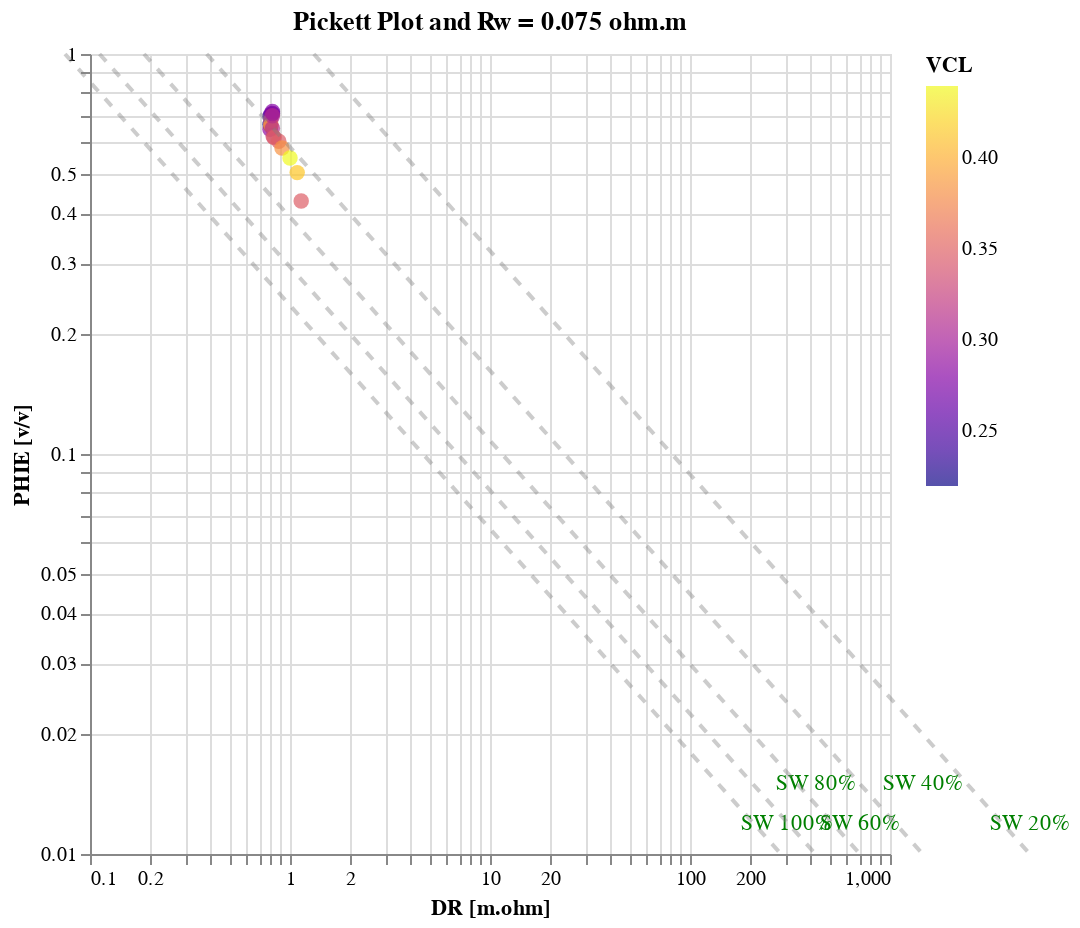

This figure's notebook cell:
### Code cell
# pickett_plot(
#     calculation_data,
#     depth_start=4320,
#     depth_end=4350,
#     vcl_limit=0.5,
#     a=a,
#     rwa=rw_input,
#     m=m,
#     n=n,
#     z="VCL",
# )

pickett_plot(
    calculation_data_copy,
    depth_start=4185,
    depth_end=4194,
    x_range=[0.1, 1000],
    y_range=[0.01, 1],
    vcl_limit=0.5,
    a=a,
    rwa=rw_input,
    m=m,
    n=n,
    z="VCL",
)

### Figure 1 — Vega-Lite specification as saved in the notebook (floating-point values rounded to 4 significant figures)
{"config": {"view": {"continuousWidth": 300, "continuousHeight": 300}}, "layer": [{"data": {"name": "data-1bf186f8b07c386c2c4e325937b0a007"}, "mark": {"type": "circle", "size": 60}, "encoding": {"color": {"field": "VCL", "scale": {"scheme": "plasma"}, "title": "VCL", "type": "quantitative"}, "tooltip": [{"field": "DEPT", "type": "quantitative"}, {"field": "DR", "type": "quantitative"}, {"field": "PHIE", "type": "quantitative"}, {"field": "VCL", "type": "quantitative"}], "x": {"field": "DR", "scale": {"domain": [0.1, 1000], "type": "log"}, "title": "DR [m.ohm]", "type": "quantitative"}, "y": {"field": "PHIE", "scale": {"domain": [0.01, 1], "type": "log"}, "title": "PHIE [v/v]", "type": "quantitative"}}, "title": "Pickett Plot and Rw = 0.075 ohm.m"}, {"layer": [{"layer": [{"data": {"name": "data-92cb0df78031b4e10e64a1ac1b6b095d"}, "mark": {"type": "line", "opacity": 0.4}, "encoding": {"color": {"value": "grey"}, "strokeDash": {"value": [5, 5]}, "x": {"field": "DR", "type": "quantitative"}, "y": {"field": "PHIE", "type": "quantitative"}}, "title": "SW 100%", "transform": [{"calculate": "'SW 100%'", "as": "SW_label"}]}, {"data": {"name": "data-47e278f397bf2f2fd8cb49e7d63be60e"}, "mark": {"type": "text", "align": "left", "baseline": "middle", "dx": -20, "dy": -15}, "encoding": {"color": {"value": "green"}, "text": {"value": "SW 100%"}, "x": {"field": "DR", "type": "quantitative"}, "y": {"field": "PHIE", "type": "quantitative"}}}]}, {"layer": [{"data": {"name": "data-219299dda8809f1c093a78c712fa7387"}, "mark": {"type": "line", "opacity": 0.4}, "encoding": {"color": {"value": "grey"}, "strokeDash": {"value": [5, 5]}, "x": {"field": "DR", "type": "quantitative"}, "y": {"field": "PHIE", "type": "quantitative"}}, "title": "SW 80%", "transform": [{"calculate": "'SW 80%'", "as": "SW_label"}]}, {"data": {"name": "data-a3217996a9fc725766cc61aedb67e2ba"}, "mark": {"type": "text", "align": "left", "baseline": "middle", "dx": -20, "dy": -35}, "encoding": {"color": {"value": "green"}, "text": {"value": "SW 80%"}, "x": {"field": "DR", "type": "quantitative"}, "y": {"field": "PHIE", "type": "quantitative"}}}]}, {"layer": [{"data": {"name": "data-b0bc9ce3adf99b7c898d00608ec46b16"}, "mark": {"type": "line", "opacity": 0.4}, "encoding": {"color": {"value": "grey"}, "strokeDash": {"value": [5, 5]}, "x": {"field": "DR", "type": "quantitative"}, "y": {"field": "PHIE", "type": "quantitative"}}, "title": "SW 60%", "transform": [{"calculate": "'SW 60%'", "as": "SW_label"}]}, {"data": {"name": "data-2c68b62eeae03be2a08135dfd5b43108"}, "mark": {"type": "text", "align": "left", "baseline": "middle", "dx": -20, "dy": -15}, "encoding": {"color": {"value": "green"}, "text": {"value": "SW 60%"}, "x": {"field": "DR", "type": "quantitative"}, "y": {"field": "PHIE", "type": "quantitative"}}}]}, {"layer": [{"data": {"name": "data-1ee2946b48d2876cf4c52066f614b06d"}, "mark": {"type": "line", "opacity": 0.4}, "encoding": {"color": {"value": "grey"}, "strokeDash": {"value": [5, 5]}, "x": {"field": "DR", "type": "quantitative"}, "y": {"field": "PHIE", "type": "quantitative"}}, "title": "SW 40%", "transform": [{"calculate": "'SW 40%'", "as": "SW_label"}]}, {"data": {"name": "data-8f3e0723ecf572f2e912ce7e6b927fd3"}, "mark": {"type": "text", "align": "left", "baseline": "middle", "dx": -20, "dy": -35}, "encoding": {"color": {"value": "green"}, "text": {"value": "SW 40%"}, "x": {"field": "DR", "type": "quantitative"}, "y": {"field": "PHIE", "type": "quantitative"}}}]}, {"layer": [{"data": {"name": "data-7ba1b9b69db07058f66326a13e45e352"}, "mark": {"type": "line", "opacity": 0.4}, "encoding": {"color": {"value": "grey"}, "strokeDash": {"value": [5, 5]}, "x": {"field": "DR", "type": "quantitative"}, "y": {"field": "PHIE", "type": "quantitative"}}, "title": "SW 20%", "transform": [{"calculate": "'SW 20%'", "as": "SW_label"}]}, {"data": {"name": "data-19121364eada03141601f83c0e52b218"}, "mark": {"type": "text", "align": "left", "baseline": "middle", "dx": -20, "dy": -15}, "encoding": {"color": {"value": "green"}, "text": {"value": "SW 20%"}, "x": {"field": "DR", "type": "quantitative"}, "y": {"field": "PHIE", "type": "quantitative"}}}]}]}], "height": 400, "width": 400, "$schema": "https://vega.github.io/schema/vega-lite/v5.20.1.json", "datasets": {"data-1bf186f8b07c386c2c4e325937b0a007": [{"WELL": "LLA-2", "DEPT": 4185.0, "CALI": 14.6, "DRHO": 0.03407, "DT_MAA": 104.2, "GR": 69.0, "SR": 0.7311, "NPHI": 0.4124, "RHOB_CORR": 2.185, "DR": 0.7943, "RHOB": 2.185, "VSH": 0.898, "RW": 0.09971, "hydrocarbon_formation_class": 1, "NPHI_corr": 0.4124, "VCLGR": 0.5171, "VCLRT": 0.8174, "VCLND": 0.2857, "VCL": 0.2857, "PHID": 0.1823, "PHIDshc": 0.1733, "PHI_SIMANDOUX": 0.6479, "PHIN": 0.004124, "PHINshc": -0.1244, "PHIxND": 0.02443, "PHIE": 0.6479}, {"WELL": "LLA-2", "DEPT": 4186.0, "CALI": 14.45, "DRHO": 0.02505, "DT_MAA": 106.0, "GR": 70.1, "SR": 0.7311, "NPHI": 0.398, "RHOB_CORR": 2.177, "DR": 0.7943, "RHOB": 2.177, "VSH": 0.9236, "RW": 0.0997, "hydrocarbon_formation_class": 1, "NPHI_corr": 0.398, "VCLGR": 0.5433, "VCLRT": 0.8174, "VCLND": 0.2198, "VCL": 0.2198, "PHID": 0.1855, "PHIDshc": 0.1786, "PHI_SIMANDOUX": 0.6661, "PHIN": 0.00398, "PHINshc": -0.09494, "PHIxND": 0.04181, "PHIE": 0.6661}, {"WELL": "LLA-2", "DEPT": 4186.0, "CALI": 14.8, "DRHO": 0.03206, "DT_MAA": 109.3, "GR": 72.1, "SR": 0.7379, "NPHI": 0.3969, "RHOB_CORR": 2.19, "DR": 0.7943, "RHOB": 2.19, "VSH": 0.9702, "RW": 0.0997, "hydrocarbon_formation_class": 1, "NPHI_corr": 0.3969, "VCLGR": 0.5931, "VCLRT": 0.8174, "VCLND": 0.2395, "VCL": 0.2395, "PHID": 0.1803, "PHIDshc": 0.1728, "PHI_SIMANDOUX": 0.6978, "PHIN": 0.003969, "PHINshc": -0.1038, "PHIxND": 0.03449, "PHIE": 0.6978}, {"WELL": "LLA-2", "DEPT": 4186.0, "CALI": 16.35, "DRHO": 0.03006, "DT_MAA": 106.1, "GR": 72.6, "SR": 0.7311, "NPHI": 0.4015, "RHOB_CORR": 2.193, "DR": 0.8017, "RHOB": 2.193, "VSH": 0.9819, "RW": 0.09969, "hydrocarbon_formation_class": 1, "NPHI_corr": 0.4015, "VCLGR": 0.606, "VCLRT": 0.8048, "VCLND": 0.2612, "VCL": 0.2612, "PHID": 0.1791, "PHIDshc": 0.1709, "PHI_SIMANDOUX": 0.7058, "PHIN": 0.004015, "PHINshc": -0.1135, "PHIxND": 0.02868, "PHIE": 0.7058}, {"WELL": "LLA-2", "DEPT": 4187.0, "CALI": 16.85, "DRHO": 0.03808, "DT_MAA": 104.8, "GR": 71.2, "SR": 0.7244, "NPHI": 0.415, "RHOB_CORR": 2.2, "DR": 0.8017, "RHOB": 2.2, "VSH": 0.9492, "RW": 0.09969, "hydrocarbon_formation_class": 1, "NPHI_corr": 0.415, "VCLGR": 0.5703, "VCLRT": 0.8048, "VCLND": 0.3221, "VCL": 0.3221, "PHID": 0.1763, "PHIDshc": 0.1662, "PHI_SIMANDOUX": 0.6827, "PHIN": 0.00415, "PHINshc": -0.1408, "PHIxND": 0.0127, "PHIE": 0.6827}, {"WELL": "LLA-2", "DEPT": 4188.0, "CALI": 14.8, "DRHO": 0.04008, "DT_MAA": 102.6, "GR": 69.9, "SR": 0.7311, "NPHI": 0.425, "RHOB_CORR": 2.193, "DR": 0.8017, "RHOB": 2.193, "VSH": 0.9189, "RW": 0.09968, "hydrocarbon_formation_class": 1, "NPHI_corr": 0.425, "VCLGR": 0.5385, "VCLRT": 0.8048, "VCLND": 0.3452, "VCL": 0.3452, "PHID": 0.1791, "PHIDshc": 0.1683, "PHI_SIMANDOUX": 0.662, "PHIN": 0.00425, "PHINshc": -0.1511, "PHIxND": 0.008594, "PHIE": 0.662}, {"WELL": "LLA-2", "DEPT": 4188.0, "CALI": 12.4, "DRHO": 0.0481, "DT_MAA": 97.78, "GR": 70.1, "SR": 0.7379, "NPHI": 0.4325, "RHOB_CORR": 2.202, "DR": 0.8017, "RHOB": 2.202, "VSH": 0.9236, "RW": 0.09968, "hydrocarbon_formation_class": 1, "NPHI_corr": 0.4325, "VCLGR": 0.5433, "VCLRT": 0.8048, "VCLND": 0.3882, "VCL": 0.3882, "PHID": 0.1755, "PHIDshc": 0.1634, "PHI_SIMANDOUX": 0.6648, "PHIN": 0.004325, "PHINshc": -0.1704, "PHIxND": -0.003511, "PHIE": 0.6648}, {"WELL": "LLA-2", "DEPT": 4188.0, "CALI": 12.4, "DRHO": 0.02204, "DT_MAA": 99.38, "GR": 72.7, "SR": 0.7447, "NPHI": 0.4252, "RHOB_CORR": 2.188, "DR": 0.8166, "RHOB": 2.188, "VSH": 0.9842, "RW": 0.09967, "hydrocarbon_formation_class": 1, "NPHI_corr": 0.4252, "VCLGR": 0.6086, "VCLRT": 0.7803, "VCLND": 0.3368, "VCL": 0.3368, "PHID": 0.1811, "PHIDshc": 0.1705, "PHI_SIMANDOUX": 0.7076, "PHIN": 0.004252, "PHINshc": -0.1473, "PHIxND": 0.01162, "PHIE": 0.7076}, {"WELL": "LLA-2", "DEPT": 4189.0, "CALI": 12.5, "DRHO": 0.02705, "DT_MAA": 93.73, "GR": 72.8, "SR": 0.7516, "NPHI": 0.4069, "RHOB_CORR": 2.181, "DR": 0.8166, "RHOB": 2.181, "VSH": 0.9865, "RW": 0.09967, "hydrocarbon_formation_class": 1, "NPHI_corr": 0.4069, "VCLGR": 0.6112, "VCLRT": 0.7803, "VCLND": 0.2589, "VCL": 0.2589, "PHID": 0.1838, "PHIDshc": 0.1757, "PHI_SIMANDOUX": 0.7096, "PHIN": 0.004069, "PHINshc": -0.1124, "PHIxND": 0.03164, "PHIE": 0.7096}, {"WELL": "LLA-2", "DEPT": 4190.0, "CALI": 12.5, "DRHO": 0.03507, "DT_MAA": 90.82, "GR": 73.4, "SR": 0.7516, "NPHI": 0.4071, "RHOB_CORR": 2.192, "DR": 0.8166, "RHOB": 2.192, "VSH": 1.0, "RW": 0.09966, "hydrocarbon_formation_class": 1, "NPHI_corr": 0.4071, "VCLGR": 0.627, "VCLRT": 0.7803, "VCLND": 0.2795, "VCL": 0.2795, "PHID": 0.1795, "PHIDshc": 0.1707, "PHI_SIMANDOUX": 0.7184, "PHIN": 0.004071, "PHINshc": -0.1217, "PHIxND": 0.02452, "PHIE": 0.7184}, {"WELL": "LLA-2", "DEPT": 4190.0, "CALI": 12.5, "DRHO": 0.02705, "DT_MAA": 86.44, "GR": 72.3, "SR": 0.7447, "NPHI": 0.4121, "RHOB_CORR": 2.198, "DR": 0.8166, "RHOB": 2.198, "VSH": 0.9749, "RW": 0.09966, "hydrocarbon_formation_class": 1, "NPHI_corr": 0.4121, "VCLGR": 0.5982, "VCLRT": 0.7803, "VCLND": 0.308, "VCL": 0.308, "PHID": 0.1771, "PHIDshc": 0.1675, "PHI_SIMANDOUX": 0.7006, "PHIN": 0.004121, "PHINshc": -0.1345, "PHIxND": 0.01649, "PHIE": 0.7006}, {"WELL": "LLA-2", "DEPT": 4190.0, "CALI": 12.6, "DRHO": 0.01202, "DT_MAA": 89.44, "GR": 69.3, "SR": 0.7379, "NPHI": 0.418, "RHOB_CORR": 2.189, "DR": 0.8166, "RHOB": 2.189, "VSH": 0.905, "RW": 0.09965, "hydrocarbon_formation_class": 1, "NPHI_corr": 0.418, "VCLGR": 0.5241, "VCLRT": 0.7803, "VCLND": 0.3129, "VCL": 0.3129, "PHID": 0.1807, "PHIDshc": 0.1709, "PHI_SIMANDOUX": 0.6526, "PHIN": 0.00418, "PHINshc": -0.1366, "PHIxND": 0.01714, "PHIE": 0.6526}, {"WELL": "LLA-2", "DEPT": 4191.0, "CALI": 12.5, "DRHO": 0.00802, "DT_MAA": 87.83, "GR": 67.4, "SR": 0.7244, "NPHI": 0.4266, "RHOB_CORR": 2.182, "DR": 0.8241, "RHOB": 2.182, "VSH": 0.8607, "RW": 0.09965, "hydrocarbon_formation_class": 1, "NPHI_corr": 0.4266, "VCLGR": 0.4803, "VCLRT": 0.7683, "VCLND": 0.3311, "VCL": 0.3311, "PHID": 0.1835, "PHIDshc": 0.1731, "PHI_SIMANDOUX": 0.6223, "PHIN": 0.004266, "PHINshc": -0.1447, "PHIxND": 0.01417, "PHIE": 0.6223}, {"WELL": "LLA-2", "DEPT": 4192.0, "CALI": 12.5, "DRHO": 0.02004, "DT_MAA": 88.23, "GR": 67.2, "SR": 0.7112, "NPHI": 0.4272, "RHOB_CORR": 2.19, "DR": 0.8318, "RHOB": 2.19, "VSH": 0.856, "RW": 0.09964, "hydrocarbon_formation_class": 1, "NPHI_corr": 0.4272, "VCLGR": 0.4758, "VCLRT": 0.7562, "VCLND": 0.3477, "VCL": 0.3477, "PHID": 0.1803, "PHIDshc": 0.1694, "PHI_SIMANDOUX": 0.6186, "PHIN": 0.004272, "PHINshc": -0.1522, "PHIxND": 0.008592, "PHIE": 0.6186}, {"WELL": "LLA-2", "DEPT": 4192.0, "CALI": 12.5, "DRHO": 0.02204, "DT_MAA": 88.87, "GR": 66.4, "SR": 0.7047, "NPHI": 0.4219, "RHOB_CORR": 2.2, "DR": 0.879, "RHOB": 2.2, "VSH": 0.8374, "RW": 0.09964, "hydrocarbon_formation_class": 1, "NPHI_corr": 0.4219, "VCLGR": 0.4581, "VCLRT": 0.6867, "VCLND": 0.3468, "VCL": 0.3468, "PHID": 0.1763, "PHIDshc": 0.1654, "PHI_SIMANDOUX": 0.6051, "PHIN": 0.004219, "PHINshc": -0.1518, "PHIxND": 0.0068, "PHIE": 0.6051}, {"WELL": "LLA-2", "DEPT": 4192.0, "CALI": 12.5, "DRHO": 0.03006, "DT_MAA": 79.29, "GR": 65.0, "SR": 0.6792, "NPHI": 0.426, "RHOB_CORR": 2.212, "DR": 0.912, "RHOB": 2.212, "VSH": 0.8048, "RW": 0.09963, "hydrocarbon_formation_class": 1, "NPHI_corr": 0.426, "VCLGR": 0.4281, "VCLRT": 0.6424, "VCLND": 0.383, "VCL": 0.383, "PHID": 0.1716, "PHIDshc": 0.1596, "PHI_SIMANDOUX": 0.5819, "PHIN": 0.00426, "PHINshc": -0.1681, "PHIxND": -0.004277, "PHIE": 0.5819}, {"WELL": "LLA-2", "DEPT": 4193.0, "CALI": 12.5, "DRHO": 0.02605, "DT_MAA": 52.01, "GR": 63.1, "SR": 0.6607, "NPHI": 0.4272, "RHOB_CORR": 2.242, "DR": 1.0, "RHOB": 2.242, "VSH": 0.7605, "RW": 0.09963, "hydrocarbon_formation_class": 1, "NPHI_corr": 0.4272, "VCLGR": 0.3892, "VCLRT": 0.5385, "VCLND": 0.4396, "VCL": 0.4396, "PHID": 0.1601, "PHIDshc": 0.1463, "PHI_SIMANDOUX": 0.5495, "PHIN": 0.004272, "PHINshc": -0.1936, "PHIxND": -0.02364, "PHIE": 0.5495}, {"WELL": "LLA-2", "DEPT": 4194.0, "CALI": 12.6, "DRHO": 0.01403, "DT_MAA": 41.49, "GR": 60.4, "SR": 0.7047, "NPHI": 0.4123, "RHOB_CORR": 2.257, "DR": 1.086, "RHOB": 2.257, "VSH": 0.6976, "RW": 0.09962, "hydrocarbon_formation_class": 1, "NPHI_corr": 0.4123, "VCLGR": 0.3374, "VCLRT": 0.4528, "VCLND": 0.4136, "VCL": 0.4136, "PHID": 0.1541, "PHIDshc": 0.1411, "PHI_SIMANDOUX": 0.5052, "PHIN": 0.004123, "PHINshc": -0.182, "PHIxND": -0.02042, "PHIE": 0.5052}, {"WELL": "LLA-2", "DEPT": 4194.0, "CALI": 12.6, "DRHO": 0.00802, "DT_MAA": 37.48, "GR": 55.7, "SR": 0.8091, "NPHI": 0.3888, "RHOB_CORR": 2.267, "DR": 1.138, "RHOB": 2.267, "VSH": 0.588, "RW": 0.09962, "hydrocarbon_formation_class": 1, "NPHI_corr": 0.3888, "VCLGR": 0.2558, "VCLRT": 0.4082, "VCLND": 0.3477, "VCL": 0.3477, "PHID": 0.1502, "PHIDshc": 0.1392, "PHI_SIMANDOUX": 0.4291, "PHIN": 0.003888, "PHINshc": -0.1526, "PHIxND": -0.006659, "PHIE": 0.4291}], "data-92cb0df78031b4e10e64a1ac1b6b095d": [{"DR": 285.1, "PHIE": 0.01, "SW": "SW 100%"}, {"DR": 0.075, "PHIE": 1.0, "SW": "SW 100%"}], "data-47e278f397bf2f2fd8cb49e7d63be60e": [{"DR": 285.1, "PHIE": 0.01, "SW": "SW 100%"}], "data-219299dda8809f1c093a78c712fa7387": [{"DR": 424.2, "PHIE": 0.01, "SW": "SW 80%"}, {"DR": 0.1116, "PHIE": 1.0, "SW": "SW 80%"}], "data-a3217996a9fc725766cc61aedb67e2ba": [{"DR": 424.2, "PHIE": 0.01, "SW": "SW 80%"}], "data-b0bc9ce3adf99b7c898d00608ec46b16": [{"DR": 707.9, "PHIE": 0.01, "SW": "SW 60%"}, {"DR": 0.1862, "PHIE": 1.0, "SW": "SW 60%"}], "data-2c68b62eeae03be2a08135dfd5b43108": [{"DR": 707.9, "PHIE": 0.01, "SW": "SW 60%"}], "data-1ee2946b48d2876cf4c52066f614b06d": [{"DR": 1457.0, "PHIE": 0.01, "SW": "SW 40%"}, {"DR": 0.3832, "PHIE": 1.0, "SW": "SW 40%"}], "data-8f3e0723ecf572f2e912ce7e6b927fd3": [{"DR": 1457.0, "PHIE": 0.01, "SW": "SW 40%"}], "data-7ba1b9b69db07058f66326a13e45e352": [{"DR": 5003.0, "PHIE": 0.01, "SW": "SW 20%"}, {"DR": 1.316, "PHIE": 1.0, "SW": "SW 20%"}], "data-19121364eada03141601f83c0e52b218": [{"DR": 5003.0, "PHIE": 0.01, "SW": "SW 20%"}]}}
